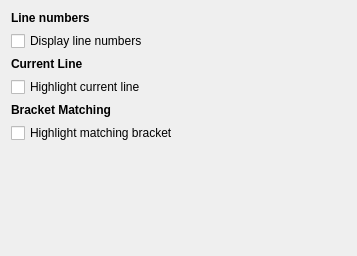
<?xml version="1.0" encoding="UTF-8"?>
<ui version="4.0">
 <class>PrefrencesView</class>
 <widget class="QWidget" name="PrefrencesView">
  <property name="geometry">
   <rect>
    <x>0</x>
    <y>0</y>
    <width>357</width>
    <height>256</height>
   </rect>
  </property>
  <property name="windowTitle">
   <string>Form</string>
  </property>
  <property name="styleSheet">
   <string notr="true">QDialog#ColorPicker {
border-width: 1;
border-color: black;
background: white;
}</string>
  </property>
  <layout class="QVBoxLayout" name="verticalLayout">
   <property name="spacing">
    <number>6</number>
   </property>
   <item>
    <widget class="QLabel" name="labelLineNumbers">
     <property name="styleSheet">
      <string notr="true">QLabel {
font-weight: 600;
}</string>
     </property>
     <property name="text">
      <string>Line numbers</string>
     </property>
    </widget>
   </item>
   <item>
    <widget class="QCheckBox" name="checkBoxLineNumbers">
     <property name="text">
      <string>Display line numbers</string>
     </property>
    </widget>
   </item>
   <item>
    <widget class="QLabel" name="labelCurrentLine">
     <property name="styleSheet">
      <string notr="true">QLabel {
font-weight: 600;
}</string>
     </property>
     <property name="text">
      <string>Current Line</string>
     </property>
    </widget>
   </item>
   <item>
    <widget class="QCheckBox" name="checkBoxCurrentLine">
     <property name="text">
      <string>Highlight current line</string>
     </property>
    </widget>
   </item>
   <item>
    <widget class="QLabel" name="labelBracket">
     <property name="styleSheet">
      <string notr="true">QLabel {
font-weight: 600;
}</string>
     </property>
     <property name="text">
      <string>Bracket Matching</string>
     </property>
    </widget>
   </item>
   <item>
    <widget class="QCheckBox" name="checkBoxBracket">
     <property name="text">
      <string>Highlight matching bracket</string>
     </property>
    </widget>
   </item>
   <item>
    <spacer name="verticalSpacer">
     <property name="orientation">
      <enum>Qt::Vertical</enum>
     </property>
     <property name="sizeHint" stdset="0">
      <size>
       <width>20</width>
       <height>40</height>
      </size>
     </property>
    </spacer>
   </item>
  </layout>
 </widget>
 <resources/>
 <connections/>
</ui>
